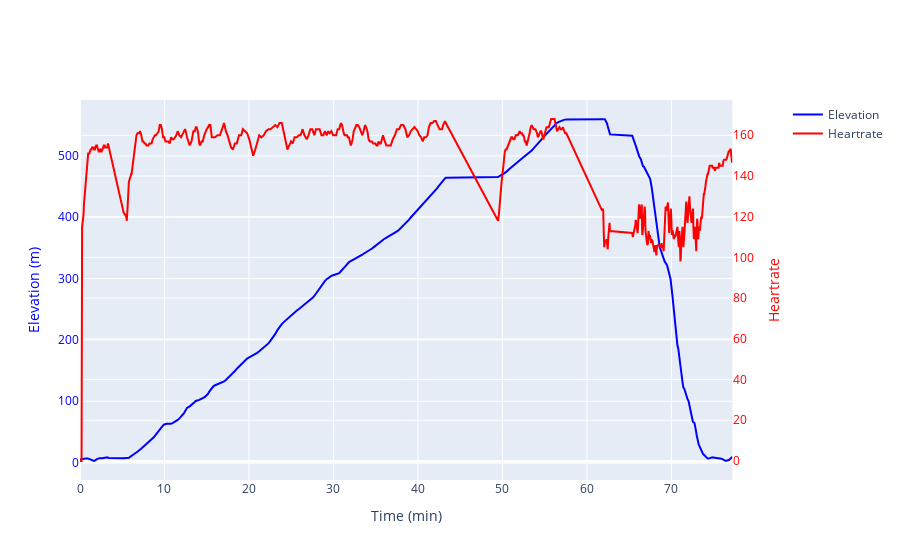

This figure's notebook cell:
### Code cell
# Elevation and heartrate

# Create subplot with shared x-axis
fig = sp.make_subplots(specs=[[{"secondary_y": True}]])

# Plot Elevation against Cumulative Distance on the first y-axis
fig.add_trace(go.Scatter(x=df['Cumulative_Time'], y=df['Smoothed_Elevation'],
                         mode='lines', name='Elevation', line=dict(color='blue', width=2)),
              secondary_y=False)

# Create a second y-axis for Heartrate
fig.add_trace(go.Scatter(x=df['Cumulative_Time'], y=df['Heartrate'],
                         mode='lines', name='Heartrate', line=dict(color='red', width=2)),
              secondary_y=True)

# Set x-axis title
fig.update_layout(xaxis=dict(title='Time (min)'))

# Set y-axes titles
fig.update_layout(yaxis=dict(title='Elevation (m)', color='blue'), yaxis2=dict(title='Heartrate', color='red'))

# Show the plot
fig.show()

### Figure 1 — Plotly figure (JSON) as saved in the notebook; plotly's stock layout.template omitted (floating-point values rounded to 4 significant figures; data arrays with more than 128 entries replaced by an {"elided": "..."} marker saying what was removed)
{"data": [{"line": {"color": "blue", "width": 2}, "mode": "lines", "name": "Elevation", "type": "scatter", "x": {"elided": "671 float values"}, "xaxis": "x", "y": {"elided": "671 float values"}, "yaxis": "y"}, {"line": {"color": "red", "width": 2}, "mode": "lines", "name": "Heartrate", "type": "scatter", "x": {"elided": "671 float values"}, "xaxis": "x", "y": {"elided": "671 int values"}, "yaxis": "y2"}], "layout": {"xaxis": {"anchor": "y", "domain": [0, 0.94], "title": {"text": "Time (min)"}}, "yaxis": {"anchor": "x", "color": "blue", "domain": [0, 1], "title": {"text": "Elevation (m)"}}, "yaxis2": {"anchor": "x", "color": "red", "overlaying": "y", "side": "right", "title": {"text": "Heartrate"}}}}
